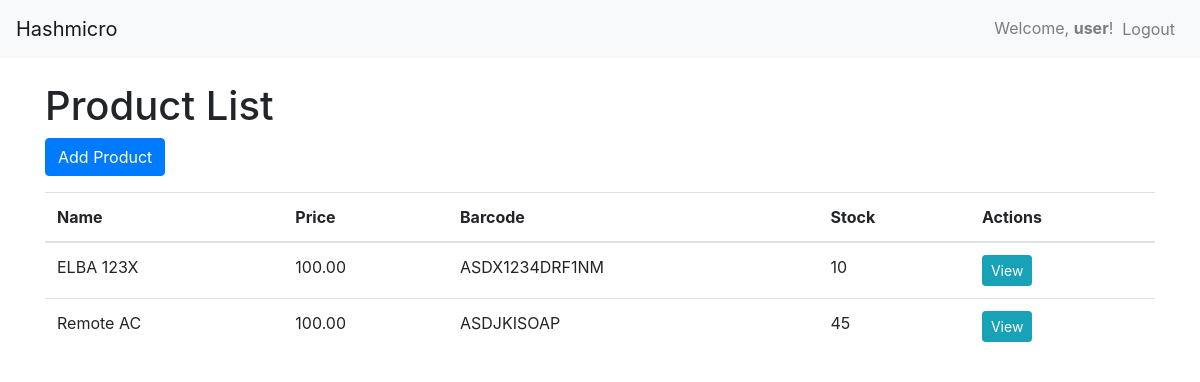
The page /hashmicro_project/product (signed in) on the database as committed earlier.
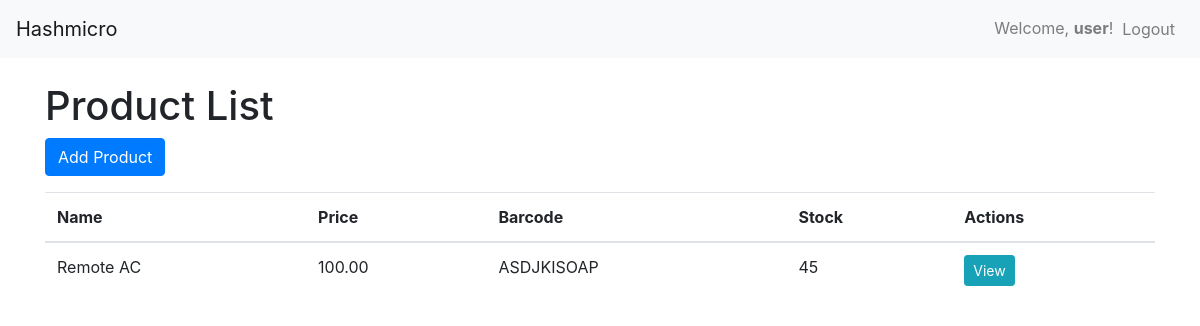
The same page on the database as committed later.
### hashmicro_project/models.py (models this page shows, shortened)
class Product(models.Model):
    name = models.CharField("name", max_length=256, unique=True, blank=False)
    price = models.DecimalField(max_digits=10, decimal_places=2, blank=True)
    barcode = models.CharField("barcode", max_length=256, unique=True, blank=False)
    stock = models.IntegerField("stock", default=0)
    inserted_at = models.DateTimeField("inserted_at", auto_now_add=True)
    updated_at = models.DateTimeField("updated_at", auto_now=True)
    updated_by = models.ForeignKey(
        User,
        on_delete=models.CASCADE,
        null=True, blank=True
    )

### hashmicro_project/views.py (the view)
# urls.py: path('product', views.product_list, name='product_list'),
@login_required
def product_list(request):
    print(request.user.get_all_permissions())
    products = Product.objects.all()
    return render(request, 'product_list.html', {'products': products})

### hashmicro_project/templates/product_list.html (shortened to what this page needs)
{% extends 'base.html' %}
{% block content %}
<h1>Product List</h1>
{% if perms.hashmicro_project.add_product %}
<a href="{% url 'product_create' %}" class="btn btn-primary mb-3">Add Product</a>
{% endif %}
<form method="post" action="{% url 'product_bulk_delete' %}">
    <table class="table">
        <thead>
            <tr>
                <th>Name</th>
                <th>Price</th>
                <th>Barcode</th>
                <th>Stock</th>
                <th>Actions</th>
            </tr>
        </thead>
        <tbody>
            {% for product in products %}
                <tr>
                    <td>{{ product.name }}</td>
                    <td>{{ product.price }}</td>
                    <td>{{ product.barcode }}</td>
                    <td>{{ product.stock }}</td>
                    <td>
                        <a href="{% url 'product_detail' product.pk %}" class="btn btn-info btn-sm">View</a>
                    </td>
                </tr>
            {% endfor %}
        </tbody>
    </table>
</form>
{% endblock %}

### hashmicro_project/templates/base.html (shortened to what this page needs)
<!DOCTYPE html>
<html lang="en">
<head>
    <link href="https://stackpath.bootstrapcdn.com/bootstrap/4.5.2/css/bootstrap.min.css" rel="stylesheet">
</head>
<body>
    <nav class="navbar navbar-expand-lg navbar-light bg-light">
        <a class="navbar-brand" href="{% url 'product_list' %}">Hashmicro</a>
        <div class="collapse navbar-collapse" id="navbarNav">
            <ul class="navbar-nav ml-auto">
                {% if user.is_authenticated %}
                    <li class="nav-item">
                        <span class="navbar-text">
                            Welcome, <strong>{{ user.username }}</strong>!
                        </span>
                    </li>
                    <li class="nav-item">
                        <form action="{% url 'logout' %}" method="post" class="form-inline">
                            <button type="submit" class="btn btn-link nav-link">Logout</button>
                        </form>
                    </li>
                {% else %}
                    <li class="nav-item">
                        <a class="nav-link" href="{% url 'login' %}">Login</a>
                    </li>
                {% endif %}
            </ul>
        </div>
    </nav>
    <div class="container mt-4">
        {% block content %}{% endblock %}
    </div>
</body>
</html>

Rows that differ between the two databases and show on the page:
removed Product: name "ELBA 123X", price "100.00", barcode "ASDX1234DRF1NM", stock "10"
